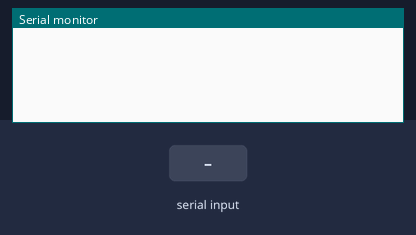
The sketch below on a simulated Arduino Uno, built with avr-gcc and run on an emulated ATmega328P. Shown: the last lines printed to the serial monitor. The test bench sets the inputs (shaded band).

Above: at 1.2 s.
1.3 s: "1" received over Serial
At 2.3 s:
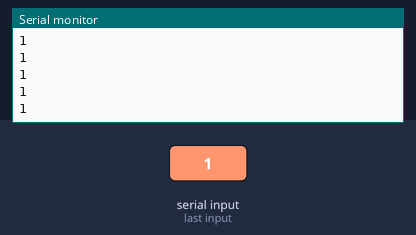
3.2 s: "0" received over Serial
At 3.9 s:
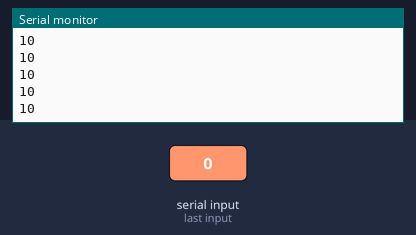
4.7 s: "2" received over Serial
At 5.4 s:
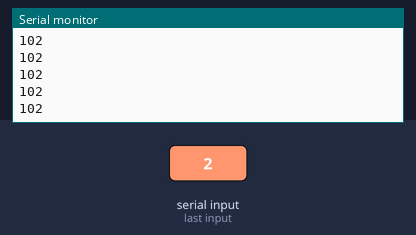
Timing chart, 0 to 7.7 s (numbered marks = the images above; inputs shaded):
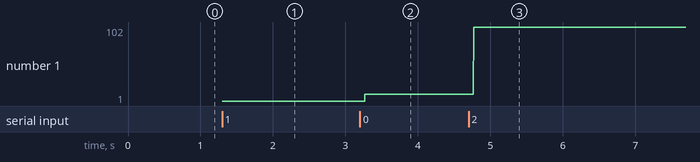

Measured:
- after the input at 1.3 s, the serial monitor: prints a new line at once (image 1)
- after the input at 3.2 s, the serial monitor: prints a new line after 0.07 s (image 2)
- after the input at 4.7 s, the serial monitor: prints a new line after 0.07 s (image 3)
- plotted number 1: 1 → 10 after the input at 3.2 s, 10 → 102 after the input at 4.7 s

The sketch:

Test_Softserial_Read.ino
```cpp
String incomingByte = "";   // for incoming serial data
char character;

void setup() {
  Serial.begin(9600);     // opens serial port, sets data rate to 9600 bps
}

void loop()
{
  // read the incoming byte:
  if(Serial.available()) {
  character = Serial.read();
  incomingByte.concat(character); // Combines, or concatenates strings
  //Serial.print((char)incomingByte);
  }

    if (incomingByte != "") {
    Serial.println(incomingByte);
  }

}
```
